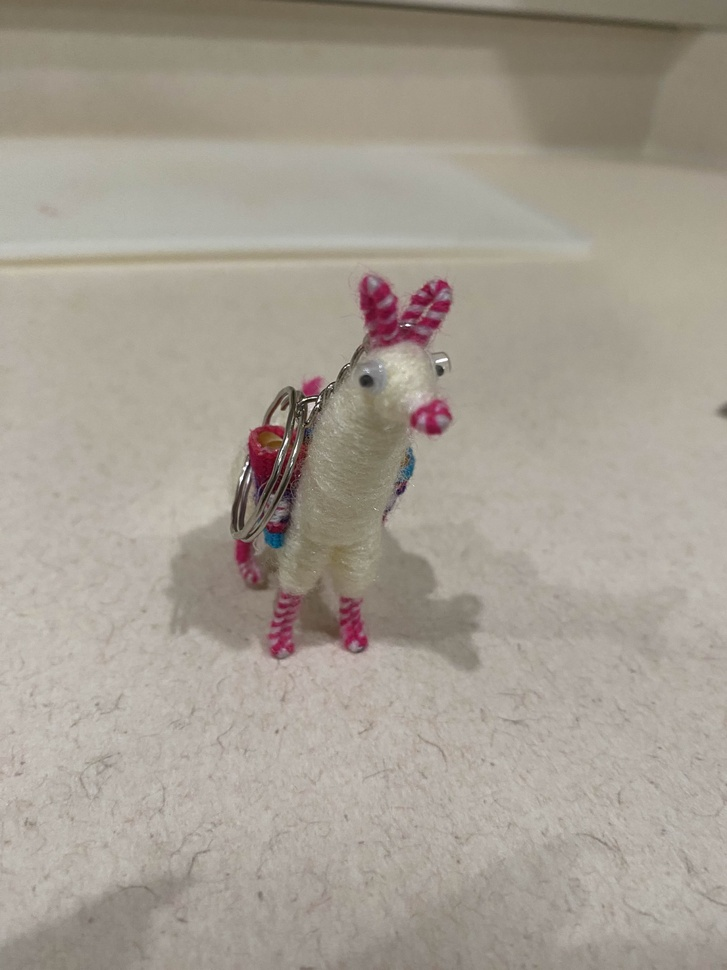
#> input picture module01/images/animal.jpeg, 727 x 970 px, shrunk from 3024 x 4032 before the run
$ python rotate.py
#> lines starting #> are read from the running program, lines starting #| are printed output that depends on the picture
### module01/ex04/load_image.py
from PIL import Image
import numpy as np


def ft_load(path: str) -> np.ndarray | None:
    """
    Loads an image from the specified file path and
    returns it as a NumPy array.

    Returns an image represented as a NumPy array.
    If the image cannot be loaded, returns None.
    """
#> called with path = '../images/animal.jpeg'

    try:
        image: Image.Image = Image.open(path)
#> image is the input picture: PIL image 727x970 RGB; mean R, G, B 165.5, 157.9, 146.6
    except FileNotFoundError:
        print(f"Error: The file {path} does not exist.")
        return None
    except IOError:
        print(f"Error: Unable to read or decode the image from {path}.")
        return None
    except MemoryError:
        print("Error: Not enough memory to load the image.")
        return None
    except Exception as e:
        print(f"An unexpected error occurred: {e}")
        return None

    image_data: np.ndarray = np.array(image)
    print(f"The shape of the image is: {image_data.shape}")
#| The shape of the image is: (970, 727, 3)
    print(image_data)
#> (printed output is left out)
    return image_data

### module01/ex04/rotate.py
from load_image import ft_load
from PIL import Image
from os import path
import numpy as np
import sys


def ft_rotate(image_path: str) -> None:
    """
    Transposes the image to the left
    """

    image_np: np.ndarray | None = ft_load(image_path)
    if image_np is None:
        return
    height, width = image_np.shape[:2]
#> height = 970; width = 727

    transposed_image_np = np.zeros(
        (width, height, *image_np.shape[2:]), dtype=image_np.dtype
    )

    for i in range(height):
        for j in range(width):
            transposed_image_np[j, i] = image_np[i, j]
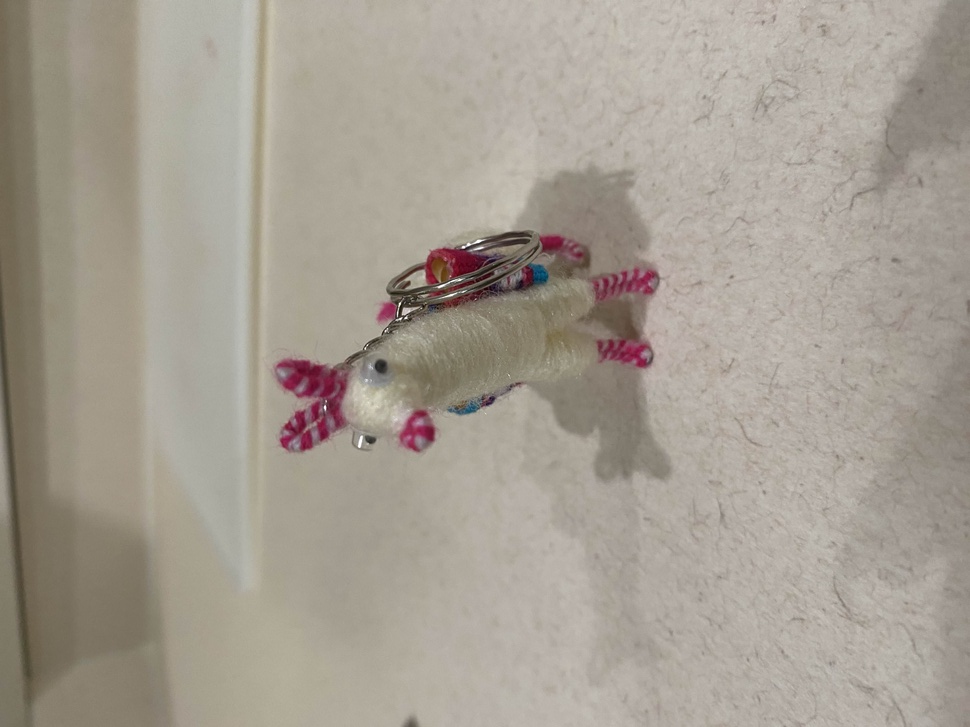
#> transposed_image_np: shape (727, 970, 3); mean R, G, B 165.5, 157.9, 146.6
    print(f"New shape after transposing: {transposed_image_np.shape}")
#| New shape after transposing: (727, 970, 3)
    print(transposed_image_np)
#> (printed output is left out)
    transposed_image: Image.Image = Image.fromarray(transposed_image_np)
    transposed_image.save(f"./transposed_{path.basename(image_path)}")
    # transposed_image.show()


def main():
    argc: int = len(sys.argv)
    image_path: str = ""

    try:
        assert argc <= 2, "Usage: [image path]"
    except AssertionError as msg:
        print(msg)
        return

    if argc < 2:
        image_path = "../images/animal.jpeg"
    else:
        image_path = sys.argv[1]
    ft_rotate(image_path)


if __name__ == "__main__":
    main()
